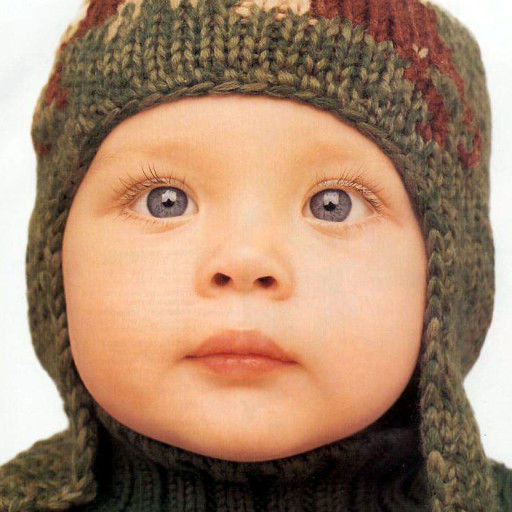
#> input picture DnCNN/KAIR/testsets/set5/baby.bmp, 512 x 512 px
$ python improved_adaptive_filter.py ../../DnCNN/KAIR/testsets/set5/baby.bmp   (older library calls are emulated)
#> lines starting #> are read from the running program, lines starting #| are printed output that depends on the picture; after the words box and inside, x2 and y2 are one past the last pixel; in counts of white or black regions, pixels touching at a corner belong together
#!/usr/bin/env python3
# -*- coding: utf-8 -*-
"""
改良版自適應濾波器
特別針對亮部表現問題進行優化
"""

import cv2
import numpy as np
import matplotlib.pyplot as plt
from skimage import restoration, metrics, filters
from skimage.restoration import denoise_tv_chambolle, denoise_nl_means
import os
import sys
import math

def calculate_psnr(original, processed):
    """計算PSNR指標"""
    if len(original.shape) == 3:
        original_gray = cv2.cvtColor(original, cv2.COLOR_BGR2GRAY)
        processed_gray = cv2.cvtColor(processed, cv2.COLOR_BGR2GRAY)
    else:
        original_gray = original
        processed_gray = processed

    mse = np.mean((original_gray.astype(np.float64) - processed_gray.astype(np.float64)) ** 2)
    if mse == 0:
        return float('inf')

    max_pixel = 255.0
    psnr = 20 * math.log10(max_pixel / math.sqrt(mse))
    return psnr

def calculate_cw_ssim(original, processed):
    """計算CW-SSIM指標"""
    if len(original.shape) == 3:
        original_gray = cv2.cvtColor(original, cv2.COLOR_BGR2GRAY)
        processed_gray = cv2.cvtColor(processed, cv2.COLOR_BGR2GRAY)
    else:
        original_gray = original
        processed_gray = processed

    ssim_score = metrics.structural_similarity(original_gray, processed_gray,
                                              data_range=processed_gray.max() - processed_gray.min())
    return ssim_score

def improved_adaptive_filter(image, preserve_brightness=True, detail_enhancement=True):
    """
    改良版自適應濾波器

    主要改進：
    1. 考慮亮度信息，避免過度平滑亮部
    2. 使用多層次判斷而非單一方差判斷
    3. 針對亮部區域使用保細節的濾波方法
    4. 可選的細節增強後處理
    """
    print("🔧 開始改良版自適應濾波處理...")

    # 轉換為灰階計算局部統計
    if len(image.shape) == 3:
        gray = cv2.cvtColor(image, cv2.COLOR_BGR2GRAY)
    else:
        gray = image

    # 計算局部統計
    kernel = np.ones((5, 5), np.float32) / 25
    local_mean = cv2.filter2D(gray.astype(np.float32), -1, kernel)
    local_sqr_mean = cv2.filter2D((gray.astype(np.float32))**2, -1, kernel)
    local_var = local_sqr_mean - local_mean**2

    # 計算梯度資訊
    grad_x = cv2.Sobel(gray, cv2.CV_64F, 1, 0, ksize=3)
    grad_y = cv2.Sobel(gray, cv2.CV_64F, 0, 1, ksize=3)
    gradient_magnitude = np.sqrt(grad_x**2 + grad_y**2)

    result = image.copy()

    # 分析影像特性
    high_var_threshold = np.percentile(local_var, 75)
    low_var_threshold = np.percentile(local_var, 25)
    high_brightness_threshold = np.percentile(local_mean, 80)
    high_gradient_threshold = np.percentile(gradient_magnitude, 80)

    print(f"📊 影像分析：")
    print(f"   高方差閾值: {high_var_threshold:.2f}")
    print(f"   低方差閾值: {low_var_threshold:.2f}")
    print(f"   高亮度閾值: {high_brightness_threshold:.2f}")
    print(f"   高梯度閾值: {high_gradient_threshold:.2f}")

    # 建立不同的區域遮罩
    edge_mask = (local_var > high_var_threshold) & (gradient_magnitude > high_gradient_threshold)
    bright_smooth_mask = (local_mean > high_brightness_threshold) & (local_var < low_var_threshold)
    dark_smooth_mask = (local_mean <= high_brightness_threshold) & (local_var < low_var_threshold)
    medium_mask = ~(edge_mask | bright_smooth_mask | dark_smooth_mask)

    print(f"🎯 區域分析：")
    print(f"   邊緣區域: {np.sum(edge_mask)/(edge_mask.shape[0]*edge_mask.shape[1])*100:.1f}%")
    print(f"   亮部平滑: {np.sum(bright_smooth_mask)/(bright_smooth_mask.shape[0]*bright_smooth_mask.shape[1])*100:.1f}%")
    print(f"   暗部平滑: {np.sum(dark_smooth_mask)/(dark_smooth_mask.shape[0]*dark_smooth_mask.shape[1])*100:.1f}%")
    print(f"   中間區域: {np.sum(medium_mask)/(medium_mask.shape[0]*medium_mask.shape[1])*100:.1f}%")

    # 1. 邊緣區域：使用輕微的雙邊濾波保持邊緣
    if np.sum(edge_mask) > 0:
        print("🔄 處理邊緣區域...")
        result[edge_mask] = cv2.bilateralFilter(image, 5, 30, 30)[edge_mask]

    # 2. 亮部平滑區域：使用保細節的非局部均值濾波
    if np.sum(bright_smooth_mask) > 0:
        print("✨ 處理亮部平滑區域...")
        if preserve_brightness:
            # 使用較溫和的非局部均值濾波，保持亮部細節
            if len(image.shape) == 3:
                bright_filtered = cv2.fastNlMeansDenoisingColored(image, None, 5, 5, 7, 15)
            else:
                bright_filtered = cv2.fastNlMeansDenoising(image, None, 5, 7, 15)
            result[bright_smooth_mask] = bright_filtered[bright_smooth_mask]
        else:
            # 使用輕微的高斯濾波
            result[bright_smooth_mask] = cv2.GaussianBlur(image, (3, 3), 0.8)[bright_smooth_mask]

    # 3. 暗部平滑區域：使用較強的去噪
    if np.sum(dark_smooth_mask) > 0:
        print("🌙 處理暗部平滑區域...")
        result[dark_smooth_mask] = cv2.GaussianBlur(image, (5, 5), 1.2)[dark_smooth_mask]

    # 4. 中間區域：使用平衡的濾波
    if np.sum(medium_mask) > 0:
        print("⚖️ 處理中間區域...")
        result[medium_mask] = cv2.bilateralFilter(image, 7, 50, 50)[medium_mask]

    # 細節增強後處理
    if detail_enhancement:
        print("🎨 進行細節增強...")
        result = enhance_details(result, image)

    print("✅ 改良版自適應濾波完成！")
    return result

def enhance_details(filtered_image, original_image):
    """
    細節增強後處理
    恢復一些在濾波過程中丟失的細節
    """
    # 計算細節資訊
    if len(original_image.shape) == 3:
        original_gray = cv2.cvtColor(original_image, cv2.COLOR_BGR2GRAY)
        filtered_gray = cv2.cvtColor(filtered_image, cv2.COLOR_BGR2GRAY)
    else:
        original_gray = original_image
        filtered_gray = filtered_image

    # 使用高通濾波器提取細節
    kernel = np.array([[-1, -1, -1], [-1, 9, -1], [-1, -1, -1]])
    original_details = cv2.filter2D(original_gray.astype(np.float32), -1, kernel)
    filtered_details = cv2.filter2D(filtered_gray.astype(np.float32), -1, kernel)

    # 計算細節增強權重
    detail_weight = 0.3
    enhanced_details = original_details * detail_weight + filtered_details * (1 - detail_weight)

    # 將細節加回濾波後的影像
    if len(filtered_image.shape) == 3:
        result = filtered_image.copy().astype(np.float32)
        for i in range(3):
            result[:, :, i] += enhanced_details * 0.1
        return np.clip(result, 0, 255).astype(np.uint8)
    else:
        result = filtered_image.astype(np.float32) + enhanced_details * 0.1
        return np.clip(result, 0, 255).astype(np.uint8)

def brightness_aware_adaptive_filter(image, brightness_preservation=0.8):
    """
    考慮亮度的自適應濾波器
    特別針對亮部區域進行優化
    """
    print("🌟 開始亮度感知自適應濾波...")

    # 轉換為LAB色彩空間進行亮度分析
    if len(image.shape) == 3:
        lab = cv2.cvtColor(image, cv2.COLOR_BGR2LAB)
        l_channel = lab[:, :, 0]
    else:
        l_channel = image

    # 計算亮度分佈
    brightness_hist = cv2.calcHist([l_channel], [0], None, [256], [0, 256])
    brightness_percentiles = np.percentile(l_channel, [20, 50, 80])

    print(f"📊 亮度分析：")
    print(f"   20%亮度: {brightness_percentiles[0]:.1f}")
    print(f"   50%亮度: {brightness_percentiles[1]:.1f}")
    print(f"   80%亮度: {brightness_percentiles[2]:.1f}")

    # 建立亮度遮罩
    dark_mask = l_channel < brightness_percentiles[0]
    medium_mask = (l_channel >= brightness_percentiles[0]) & (l_channel < brightness_percentiles[2])
    bright_mask = l_channel >= brightness_percentiles[2]

    result = image.copy()

    # 暗部：使用較強的去噪
    if np.sum(dark_mask) > 0:
        print("🌑 處理暗部區域...")
        result[dark_mask] = cv2.bilateralFilter(image, 9, 80, 80)[dark_mask]

    # 中間亮度：使用平衡的濾波
    if np.sum(medium_mask) > 0:
        print("🌗 處理中間亮度區域...")
        result[medium_mask] = cv2.bilateralFilter(image, 7, 60, 60)[medium_mask]

    # 亮部：使用保細節的濾波
    if np.sum(bright_mask) > 0:
        print("🌕 處理亮部區域...")
        # 使用非局部均值濾波保持亮部細節
        if len(image.shape) == 3:
            bright_filtered = cv2.fastNlMeansDenoisingColored(image, None, 6, 6, 7, 15)
        else:
            bright_filtered = cv2.fastNlMeansDenoising(image, None, 6, 7, 15)

        # 根據亮度保持係數混合原始和濾波後的影像
        result[bright_mask] = (brightness_preservation * image[bright_mask] +
                              (1 - brightness_preservation) * bright_filtered[bright_mask]).astype(np.uint8)

    print("✅ 亮度感知自適應濾波完成！")
    return result

def edge_preserving_adaptive_filter(image, edge_threshold=50):
    """
    保邊緣的自適應濾波器
    使用更精確的邊緣檢測來保護細節
    """
    print("🔍 開始保邊緣自適應濾波...")

    # 轉換為灰階
    if len(image.shape) == 3:
        gray = cv2.cvtColor(image, cv2.COLOR_BGR2GRAY)
    else:
        gray = image

    # 使用Canny邊緣檢測
    edges = cv2.Canny(gray, edge_threshold, edge_threshold * 2)

    # 膨脹邊緣遮罩以保護邊緣附近區域
    kernel = np.ones((5, 5), np.uint8)
    edges_dilated = cv2.dilate(edges, kernel, iterations=1)

    # 建立遮罩
    edge_mask = edges_dilated > 0
    smooth_mask = ~edge_mask

    print(f"🎯 邊緣分析：")
    print(f"   邊緣區域: {np.sum(edge_mask)/(edge_mask.shape[0]*edge_mask.shape[1])*100:.1f}%")
    print(f"   平滑區域: {np.sum(smooth_mask)/(smooth_mask.shape[0]*smooth_mask.shape[1])*100:.1f}%")

    result = image.copy()

    # 邊緣區域：保持原始或使用非常輕微的濾波
    if np.sum(edge_mask) > 0:
        print("🏔️ 保護邊緣區域...")
        result[edge_mask] = (0.8 * image[edge_mask] +
                           0.2 * cv2.bilateralFilter(image, 3, 20, 20)[edge_mask]).astype(np.uint8)

    # 平滑區域：使用適度的濾波
    if np.sum(smooth_mask) > 0:
        print("🌊 處理平滑區域...")
        if len(image.shape) == 3:
            smooth_filtered = cv2.fastNlMeansDenoisingColored(image, None, 8, 8, 7, 21)
        else:
            smooth_filtered = cv2.fastNlMeansDenoising(image, None, 8, 7, 21)
        result[smooth_mask] = smooth_filtered[smooth_mask]

    print("✅ 保邊緣自適應濾波完成！")
    return result

def compare_adaptive_filters(image):
    """
    比較不同的自適應濾波器
    """
    print("🔄 開始比較不同的自適應濾波器...")

    # 原始自適應濾波器（來自practical_denoising.py）
    original_adaptive = original_adaptive_filter(image)

    # 改良版自適應濾波器
    improved_adaptive = improved_adaptive_filter(image)

    # 亮度感知自適應濾波器
    brightness_aware = brightness_aware_adaptive_filter(image)

    # 保邊緣自適應濾波器
    edge_preserving = edge_preserving_adaptive_filter(image)

    return {
        'original': original_adaptive,
        'improved': improved_adaptive,
        'brightness_aware': brightness_aware,
        'edge_preserving': edge_preserving
    }

def original_adaptive_filter(image, max_filter_size=5):
    """
    原始自適應濾波器（來自practical_denoising.py）
    """
    # 計算局部方差
    if len(image.shape) == 3:
        gray = cv2.cvtColor(image, cv2.COLOR_BGR2GRAY)
    else:
        gray = image

    kernel = np.ones((5, 5), np.float32) / 25
    local_mean = cv2.filter2D(gray.astype(np.float32), -1, kernel)
    local_sqr_mean = cv2.filter2D((gray.astype(np.float32))**2, -1, kernel)
    local_var = local_sqr_mean - local_mean**2

    # 基於局部方差選擇濾波器
    result = image.copy()

    # 高方差區域（邊緣）：使用較弱的濾波
    high_var_mask = local_var > np.percentile(local_var, 70)
    result[high_var_mask] = cv2.bilateralFilter(image, 5, 50, 50)[high_var_mask]

    # 低方差區域（平滑區域）：使用較強的濾波
    low_var_mask = local_var < np.percentile(local_var, 30)
    result[low_var_mask] = cv2.GaussianBlur(image, (5, 5), 1.5)[low_var_mask]

    return result

def main():
    """
    主程式
    """
    if len(sys.argv) < 2:
        print("使用方法: python improved_adaptive_filter.py <input_image>")
        print("範例: python improved_adaptive_filter.py taipei101.png")
        return

    input_path = sys.argv[1]

    # 讀取影像
    image = cv2.imread(input_path)
#> image is the input picture: shape (512, 512, 3); mean B, G, R 109.5, 134.2, 166.9
    if image is None:
        print(f"❌ 無法讀取影像: {input_path}")
        return

    print(f"📸 開始處理影像: {input_path}")
    print(f"📏 影像尺寸: {image.shape}")
#| 📏 影像尺寸: (512, 512, 3)

    # 創建輸出資料夾
    output_dir = "improved_adaptive_results"
    os.makedirs(output_dir, exist_ok=True)

    # 比較不同的自適應濾波器
    results = compare_adaptive_filters(image)
#> in original_adaptive_filter, `high_var_mask = local_var > np.percentile(local_var, 70)`:
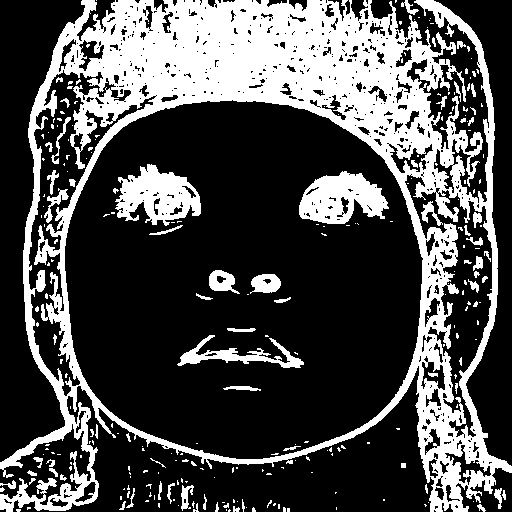
#> high_var_mask: shape (512, 512) bool; 30% white; 266 white regions (197 under 20 px), largest, box (x1, y1, x2, y2) and area: (0, 0, 512, 512) 65802, (115, 164, 201, 226) 3130, (299, 171, 389, 224) 3033
#> in improved_adaptive_filter, `gradient_magnitude = np.sqrt(grad_x**2 + grad_y**2)`:
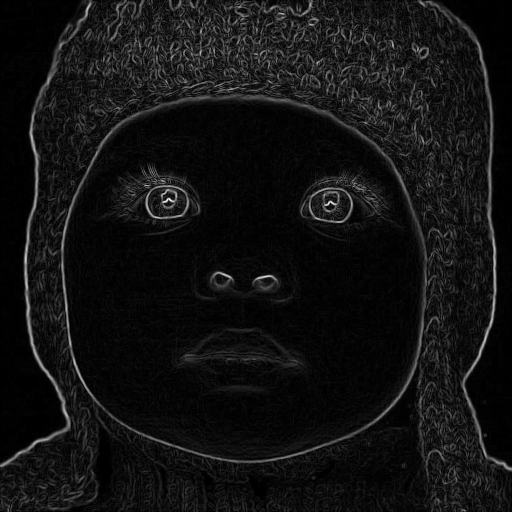
#> gradient_magnitude: shape (512, 512) float64; min 0, max 632.2, mean 45.9; drawn with min black and max white
#> in improved_adaptive_filter, `high_var_threshold = np.percentile(local_var, 75)`: high_var_threshold = 124.3
#> in improved_adaptive_filter, `low_var_threshold = np.percentile(local_var, 25)`: low_var_threshold = 4.39
#> in improved_adaptive_filter, `high_brightness_threshold = np.percentile(local_mean, 80)`: high_brightness_threshold = 208
#> in improved_adaptive_filter, `high_gradient_threshold = np.percentile(gradient_magnitude, 80)`: high_gradient_threshold = 72.24
#|    高方差閾值: 124.28
#|    低方差閾值: 4.39
#|    高亮度閾值: 208.00
#|    高梯度閾值: 72.24
#|    邊緣區域: 17.6%
#|    亮部平滑: 15.4%
#|    暗部平滑: 9.6%
#|    中間區域: 57.4%
#> in enhance_details, `original_details = cv2.filter2D(original_gray.astype(np.float32), -1, ..`:
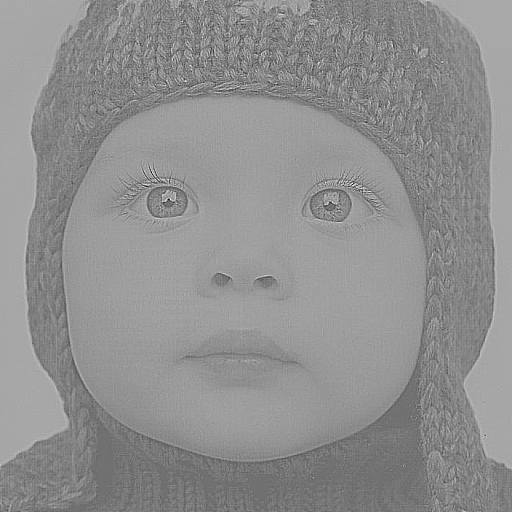
#> original_details: shape (512, 512) float32; min -517, max 649, mean 141.2; drawn with min black and max white
#> in enhance_details, `return np.clip(result, 0, 255).astype(np.uint8)`:
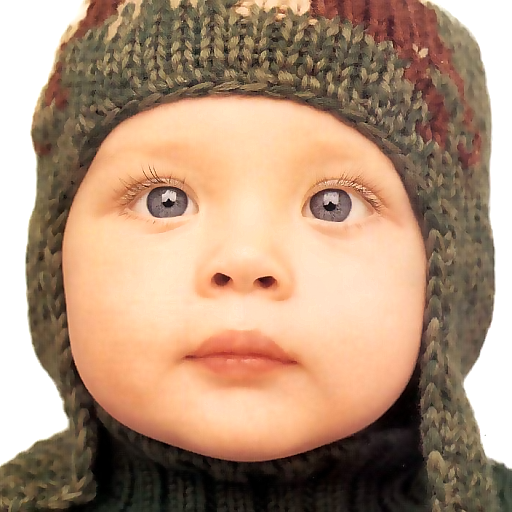
#> returned value: shape (512, 512, 3); mean of channels 0, 1, 2 121.3, 145.7, 176.6; drawn as B, G, R
#> in brightness_aware_adaptive_filter, `brightness_hist = cv2.calcHist([l_channel], [0], None, [256], [0, 256])`: brightness_hist = 256 values, max 6211 at index 248, min 0 at index 4, mean 1024
#> in brightness_aware_adaptive_filter, `brightness_percentiles = np.percentile(l_channel, [20, 50, 80])`: brightness_percentiles = [80, 157, 212]
#|    20%亮度: 80.0
#|    50%亮度: 157.0
#|    80%亮度: 212.0
#> in brightness_aware_adaptive_filter, `medium_mask = (l_channel >= brightness_percentiles[0]) & (l_channel < ..`:
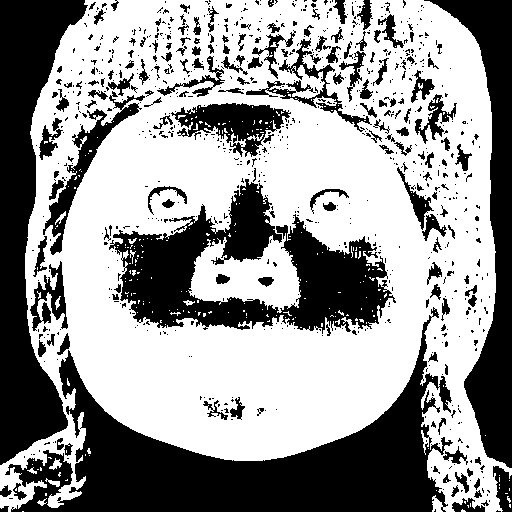
#> medium_mask: shape (512, 512) bool; 59.4% white; 818 black regions (649 under 20 px), largest, box (x1, y1, x2, y2) and area: (5, 307, 453, 512) 31123, (109, 179, 396, 334) 19122, (0, 0, 88, 465) 19062
#> in brightness_aware_adaptive_filter, `bright_mask = l_channel >= brightness_percentiles[2]`:
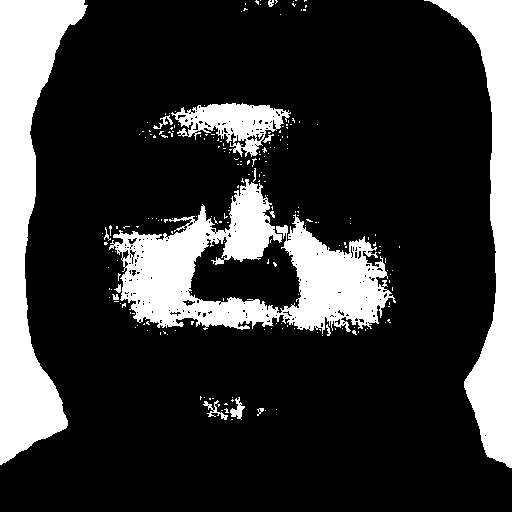
#> bright_mask: shape (512, 512) bool; 21.2% white; 219 white regions (203 under 20 px), largest, box (x1, y1, x2, y2) and area: (109, 179, 396, 334) 19122, (0, 0, 88, 465) 19062, (424, 0, 512, 468) 13014
#> in edge_preserving_adaptive_filter, `edges_dilated = cv2.dilate(edges, kernel, iterations=1)`:
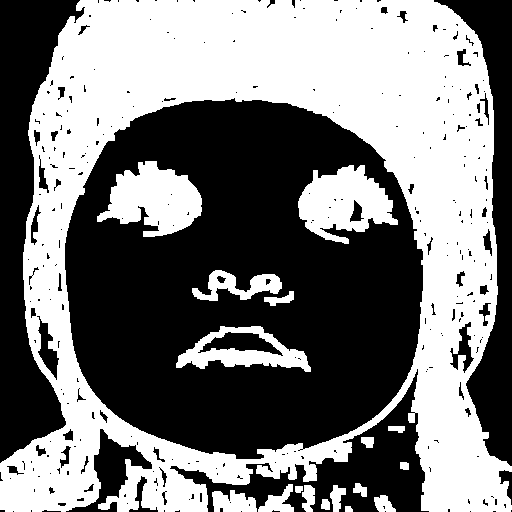
#> edges_dilated: shape (512, 512); 47.6% white; 18 white regions, largest, box (x1, y1, x2, y2) and area: (0, 0, 512, 512) 108400, (97, 161, 202, 237) 4863, (298, 165, 398, 244) 4679
#|    邊緣區域: 47.6%
#|    平滑區域: 52.4%
#> results = 4 items

    # 保存結果
    cv2.imwrite(os.path.join(output_dir, '00_original.png'), image)

    for name, result in results.items():
        filename = os.path.join(output_dir, f'{name}_adaptive.png')
        cv2.imwrite(filename, result)
        print(f"💾 已保存: {filename}")

        # 計算品質指標
        psnr = calculate_psnr(image, result)
        ssim = calculate_cw_ssim(image, result)
        print(f"📊 {name} 品質指標: PSNR={psnr:.2f}dB, SSIM={ssim:.4f}")
#> this loop made 4 passes
#> (name, mse in calculate_psnr, psnr, ssim_score in calculate_cw_ssim, ssim) on passes 1 to 4: ('original', 5.97, 40.37, 0.983, 0.983), ('improved', 168, 25.88, 0.957, 0.957), ('brightness_aware', 20.73, 34.96, 0.923, 0.923), ('edge_preserving', 3.96, 42.15, 0.967, 0.967)
#> (printed output is left out)

    print("🎉 處理完成！")
    print(f"📁 結果保存在: {output_dir}")
#| 📁 結果保存在: improved_adaptive_results

if __name__ == "__main__":
    main()

$ run again, on DnCNN/KAIR/testsets/set5/butterfly.bmp
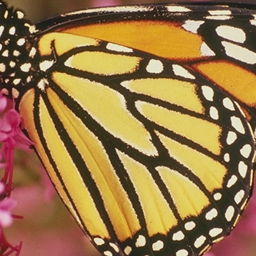
#> input picture DnCNN/KAIR/testsets/set5/butterfly.bmp, 256 x 256 px
#> in main, image is the input picture: shape (256, 256, 3); mean B, G, R 72.8, 119.2, 153
#| 📏 影像尺寸: (256, 256, 3)
#> in original_adaptive_filter, `high_var_mask = local_var > np.percentile(local_var, 70)`:
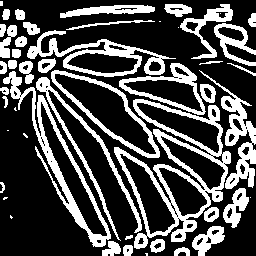
#> high_var_mask: shape (256, 256) bool; 30% white; 49 white regions (11 under 20 px), largest, box (x1, y1, x2, y2) and area: (114, 99, 231, 249) 4037, (3, 71, 111, 247) 2472, (27, 30, 176, 77) 1824
#> low_var_mask: shape (256, 256) bool; 30% white; 206 white regions (141 under 20 px), largest, box (x1, y1, x2, y2) and area: (6, 190, 91, 256) 3369, (58, 75, 149, 148) 1804, (91, 27, 198, 55) 1565
#> high_var_threshold = 1691.3
#> low_var_threshold = 8.79
#> high_brightness_threshold = 188.6
#> high_gradient_threshold = 198.9
#|    高方差閾值: 1691.27
#|    低方差閾值: 8.79
#|    高亮度閾值: 188.64
#|    高梯度閾值: 198.86
#> bright_smooth_mask: shape (256, 256) bool; 10.8% white; 41 white regions (26 under 20 px), largest, box (x1, y1, x2, y2) and area: (59, 76, 147, 147) 1670, (144, 106, 216, 150) 1011, (132, 81, 199, 109) 747
#> dark_smooth_mask: shape (256, 256) bool; 14.2% white; 190 white regions (145 under 20 px), largest, box (x1, y1, x2, y2) and area: (6, 191, 89, 256) 3028, (213, 221, 256, 256) 802, (41, 0, 86, 17) 452
#|    邊緣區域: 17.4%
#|    亮部平滑: 10.8%
#|    暗部平滑: 14.2%
#|    中間區域: 57.6%
#> lab: shape (256, 256, 3); mean of channels 0, 1, 2 131.7, 135.9, 157.6
#> brightness_hist = 256 values, max 1489 at index 209, min 0 at index 0, mean 256
#> brightness_percentiles = [58, 123, 207]
#|    20%亮度: 58.0
#|    50%亮度: 123.0
#|    80%亮度: 207.0
#> dark_mask: shape (256, 256) bool; 20% white; 341 white regions (315 under 20 px), largest, box (x1, y1, x2, y2) and area: (0, 0, 248, 256) 9653, (227, 11, 256, 52) 421, (221, 135, 251, 175) 421
#> bright_mask: shape (256, 256) bool; 21% white; 183 white regions (122 under 20 px), largest, box (x1, y1, x2, y2) and area: (54, 73, 158, 156) 2160, (135, 101, 220, 152) 1472, (121, 79, 201, 112) 1071
#> edges: shape (256, 256); 14.1% white in thin lines or dots
#> edges_dilated: shape (256, 256); 62.3% white; 175 black regions (119 under 20 px), largest, box (x1, y1, x2, y2) and area: (6, 146, 94, 256) 4506, (56, 75, 154, 153) 2122, (73, 24, 199, 56) 2035
#|    邊緣區域: 62.3%
#|    平滑區域: 37.7%
#> results = 4 items
#> the loop in main, `for name, result in results.items():` made 4 passes
#> (name, mse in calculate_psnr, psnr, ssim_score in calculate_cw_ssim, ssim) on passes 1 to 4: ('original', 11.21, 37.63, 0.983, 0.983), ('improved', 314.8, 23.15, 0.942, 0.942), ('brightness_aware', 25.57, 34.05, 0.959, 0.959), ('edge_preserving', 3.48, 42.72, 0.973, 0.973)
#> (printed output is left out)
#> pass 2, in calculate_psnr (call 2), `processed_gray = cv2.cvtColor(processed, cv2.COLOR_BGR2GRAY)`:
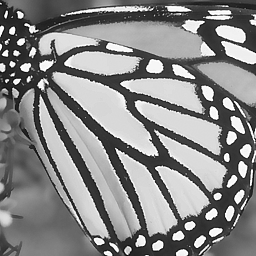
#> processed_gray: shape (256, 256); min 0, max 255, mean 135.1
#| 📁 結果保存在: improved_adaptive_results
